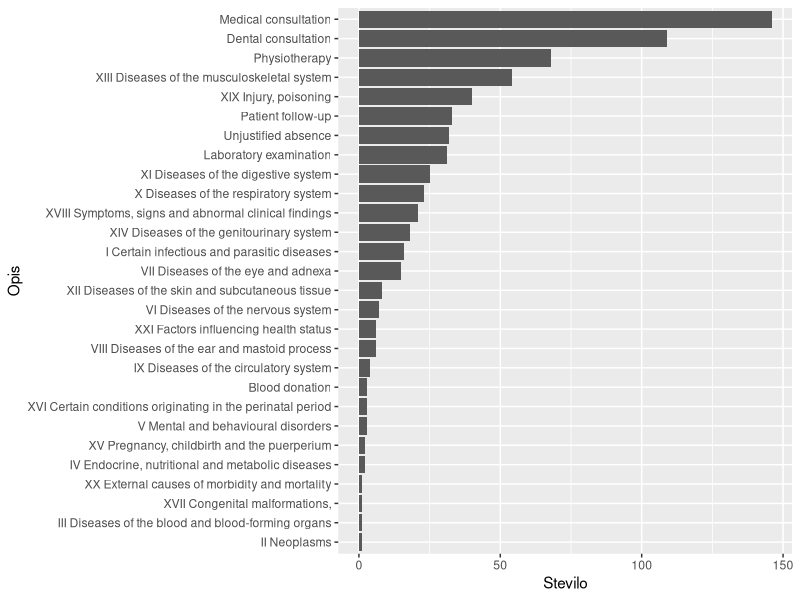
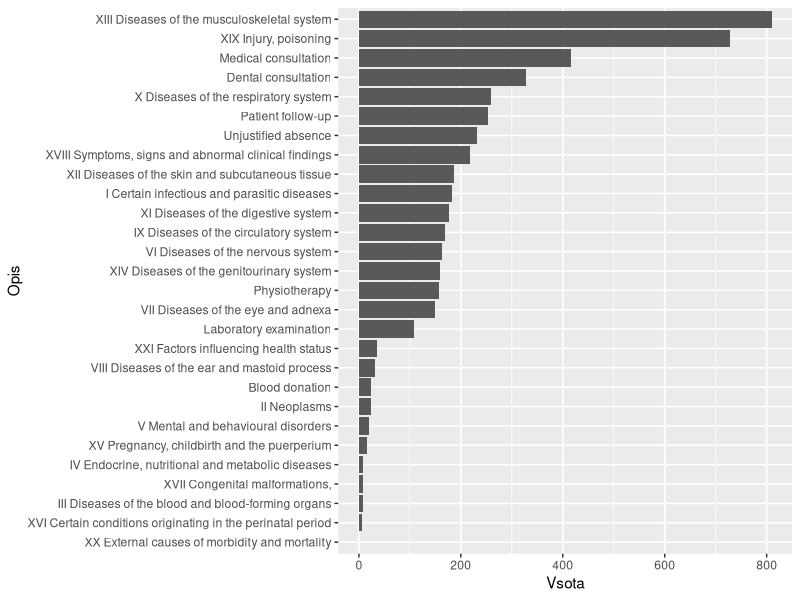

The R source for these figures, in order:
library(openxlsx)
library(ggplot2)

setwd("/home/jana/git/R-za-neprogramerje/Predavanje_00/")

dat <- openxlsx::read.xlsx("./data_raw/odsotnosti_R.xlsx", sheet = 1)
rsn <- openxlsx::read.xlsx("./data_raw/odsotnosti_R.xlsx", sheet = 2)
# Podatki so dostopni na https://archive.ics.uci.edu/ml/datasets/Absenteeism+at+work.
df <- data.frame(rsn,
                 Stevilo = tapply(dat$Razlog, dat$Razlog, length),
                 Vsota
                 = tapply(dat$Ure, dat$Razlog, sum))
df$Opis <- factor(df$Opis, levels = df$Opis[order(df$Stevilo)])
ggplot(df, aes(x = Opis, y = Stevilo)) + geom_bar(stat = "identity") +
  coord_flip()

df$Opis <- factor(df$Opis, levels = df$Opis[order(df$Vsota)])
ggplot(df, aes(x = Opis, y = Vsota)) + geom_bar(stat = "identity") +
  coord_flip()